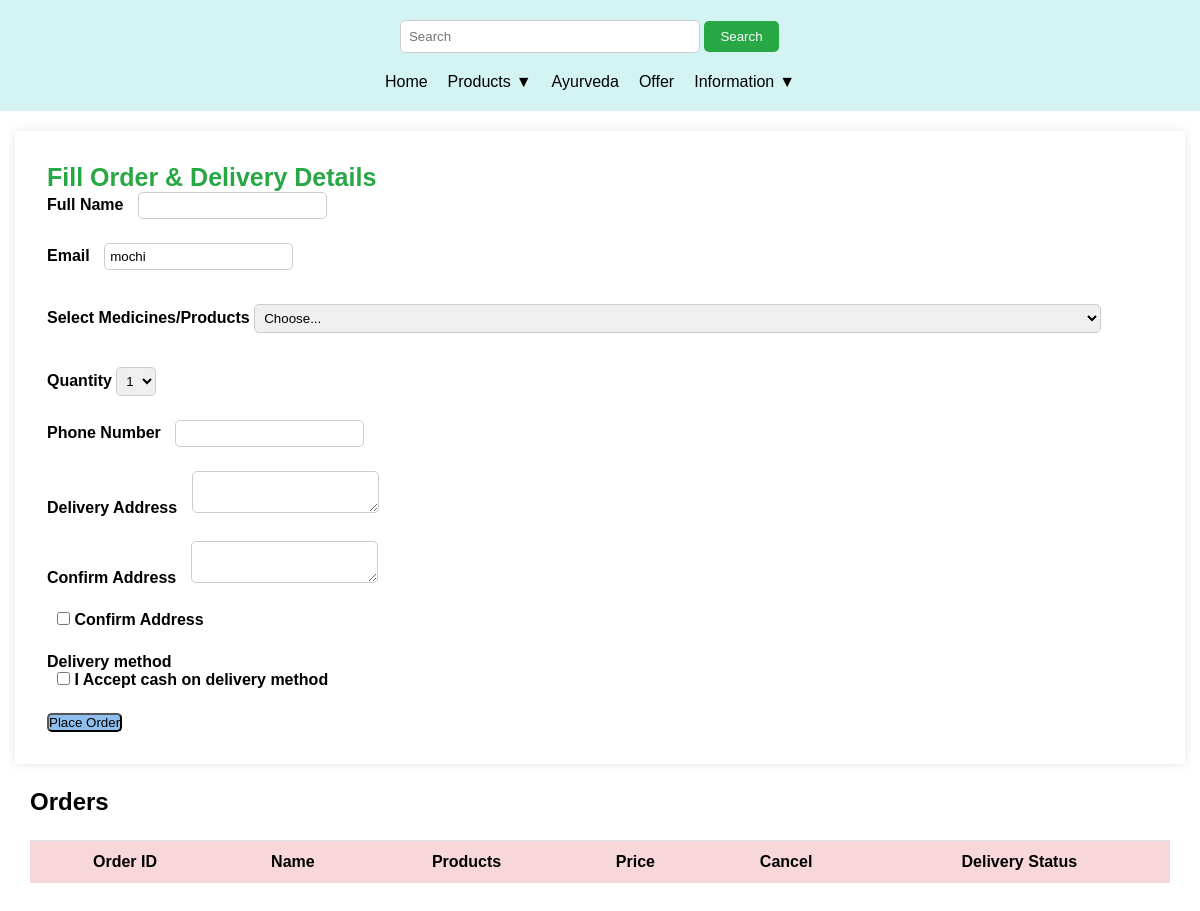
The app's page /orders (signed in), older data.
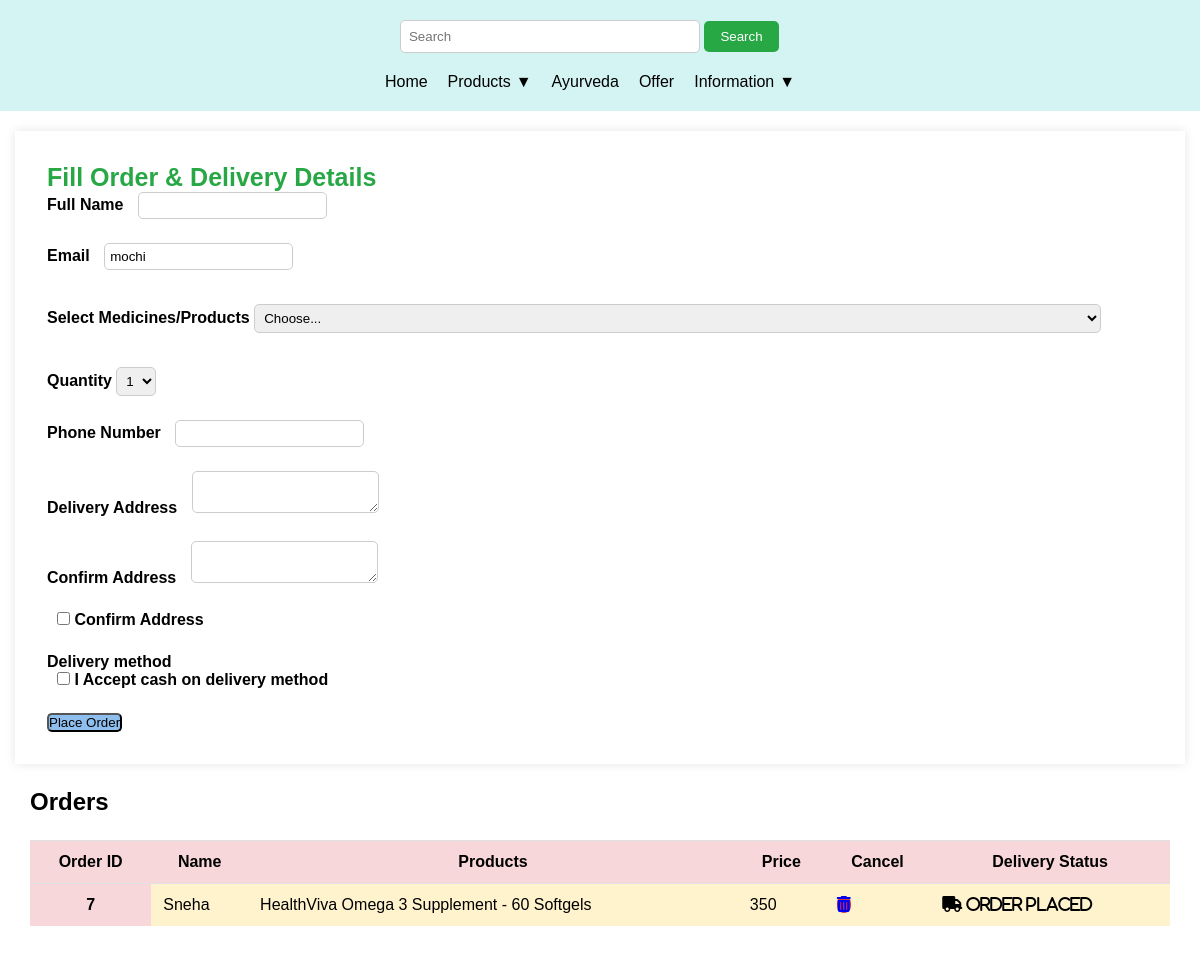
The same page, newer data.
### base/models.py (models this page shows, shortened)
class MyOrders(models.Model):
    name=models.CharField(max_length=30)
    email=models.EmailField()
    items=models.CharField(max_length=1500)
    address=models.TextField()
    quantity=models.CharField(max_length=100)
    price=models.CharField(max_length=100)
    phone_num=models.CharField(max_length=10)
    delivery=models.BooleanField(default=False)
    pending=models.BooleanField(default=False)

### base/views.py (the view, shortened to what this page needs)
# urls.py: path("orders",views.myorders,name="myorders"),
def myorders(request):
    if not request.user.is_authenticated:
        messages.warning(request, "Please Login to place the Order....")
        return redirect("base:login")
    mymed = Medicines.objects.all()
    myprod = ProductItems.objects.all()
    myayur = Ayurveda.objects.all()
    current_user = request.user.username
    items = MyOrders.objects.filter(email=current_user)
    context = {"myprod": myprod, "mymed": mymed, "myayur": myayur, "items": items}
    return render(request, "orders.html", context)

### base/templates/orders.html (shortened to what the changed rows need)
{% extends "basehome.html" %}
{% block content %}
<link rel="stylesheet" href="https://cdnjs.cloudflare.com/ajax/libs/font-awesome/6.0.0-beta3/css/all.min.css">
<div class="row">
  <div class="col-md-8">
    <div class="container mt-2">
      <h2 class="display-4">Orders</h2>
      <table class="table table-danger table-striped">
        <thead>
          <tr>
            <th scope="col">Order ID</th>
            <th scope="col">Name</th>
            <th scope="col">Products</th>
            <th scope="col">Price</th>
            <th scope="col">Cancel</th>
            <th scope="col">Delivery Status</th>
          </tr>
        </thead>
        <tbody>
          {% for item in items %}
          <tr>
            <th scope="row">{{item.id}}</th>
            <td>{{item.name}}</td>
            <td>{{item.items}}</td>
            <td>{{item.price}}</td>
            {% if item.delivery %}
            <td><button type="button" class="btn-success p-2"  href="/orders/{{item.id}}"><i class="fa-solid fa-trash-can"></i> </button></td>
            {% else %}
            <td><a type="button" class="btn-danger p-2" href="/orders/{{item.id}}"> <i class="fas fa-trash-alt"></i></a></td>
            {% endif %}
             {% if item.delivery %}
             <td><i class="fa-solid fa-circle-check"></i> Delivered</td>
             {% else %}
             <td> <i class="fa-solid fa-truck"> Order Placed</i></td>
             {% endif %}
            </tr>
          {% endfor %}
        </tbody>
      </table>
    </div>
  </div>
</div>
{% endblock %}

Row changes from the older to the newer data that the page shows:
added MyOrders: id "7", name "Sneha", items "HealthViva Omega 3 Supplement - 60 Softgels", price "350", delivery "Order Placed"
